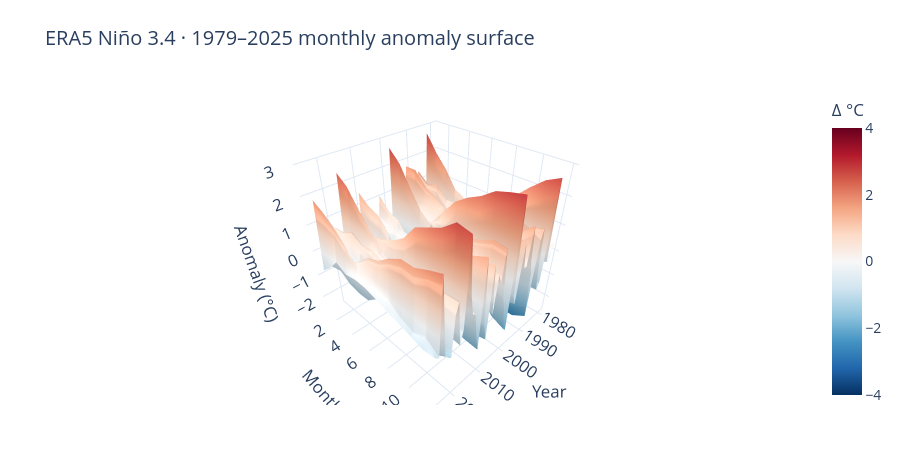

Notebook code for this chart:
### Markdown cell above
## Make a scene and its flat alternative

### Code cell
from pulse_helpers import (
    load_pulse, complete_months, rank_same_month, region_rings, region_geojson,
    region_map, region_globe, REGIONS, ANOM, REL, CREDIT, BASE,
)
df = load_pulse()
complete = df[df.year <= 2025]
matrix = complete.pivot(index="month", columns="year", values=ANOM)
assert matrix.notna().all().all()
fig = go.Figure(go.Surface(x=matrix.columns, y=matrix.index, z=matrix.to_numpy(),
    colorscale="RdBu_r", cmin=-4, cmax=4, colorbar=dict(title="Δ °C")))
fig.update_layout(title="ERA5 Niño 3.4 · 1979–2025 monthly anomaly surface", scene=dict(xaxis_title="Year", yaxis_title="Month", zaxis_title="Anomaly (°C)"))
show(fig)
fig, ax = plt.subplots(figsize=(12, 3.8))
image = ax.imshow(matrix, origin="lower", aspect="auto", cmap="RdBu_r", vmin=-4, vmax=4,
                  extent=[1978.5,2025.5,.5,12.5])
ax.set(xlabel="Year", ylabel="Calendar month", title="The same evidence without 3D occlusion")
fig.colorbar(image, ax=ax, label="°C relative to 1991–2020"); plt.show()

### Figure 1 — Plotly figure (JSON) as saved in the notebook; plotly's stock layout.template omitted (floating-point values rounded to 4 significant figures; data arrays with more than 128 entries replaced by an {"elided": "..."} marker saying what was removed)
{"data": [{"cmax": 4, "cmin": -4, "colorbar": {"title": {"text": "Δ °C"}}, "colorscale": [[0.0, "rgb(5,48,97)"], [0.1, "rgb(33,102,172)"], [0.2, "rgb(67,147,195)"], [0.3, "rgb(146,197,222)"], [0.4, "rgb(209,229,240)"], [0.5, "rgb(247,247,247)"], [0.6, "rgb(253,219,199)"], [0.7, "rgb(244,165,130)"], [0.8, "rgb(214,96,77)"], [0.9, "rgb(178,24,43)"], [1.0, "rgb(103,0,31)"]], "type": "surface", "x": [1979, 1980, 1981, 1982, 1983, 1984, 1985, 1986, 1987, 1988, 1989, 1990, 1991, 1992, 1993, 1994, 1995, 1996, 1997, 1998, 1999, 2000, 2001, 2002, 2003, 2004, 2005, 2006, 2007, 2008, 2009, 2010, 2011, 2012, 2013, 2014, 2015, 2016, 2017, 2018, 2019, 2020, 2021, 2022, 2023, 2024, 2025], "y": [1, 2, 3, 4, 5, 6, 7, 8, 9, 10, 11, 12], "z": {"elided": "12x47 float values"}}], "layout": {"font": {"size": 14}, "height": 470, "margin": {"b": 65, "l": 65, "r": 45, "t": 90}, "scene": {"xaxis": {"title": {"text": "Year"}}, "yaxis": {"title": {"text": "Month"}}, "zaxis": {"title": {"text": "Anomaly (°C)"}}}, "title": {"text": "ERA5 Niño 3.4 · 1979–2025 monthly anomaly surface"}}}
